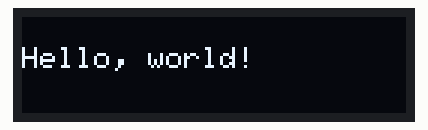
Bench run of a sketch on a simulated Arduino Uno, built with avr-gcc and run on an emulated ATmega328P. On the bench: 128×32 one-colour display. Random numbers use the default seed unless the sketch sets one; what the sketch prints to the serial monitor is not drawn.

Above: at 2.1 s.
At 14.1 s:
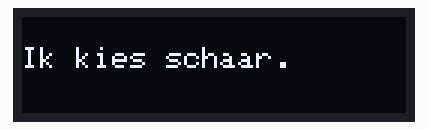
At 24.2 s:
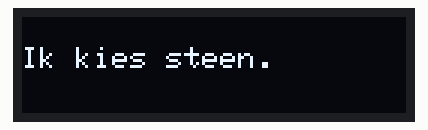
At 34.2 s:
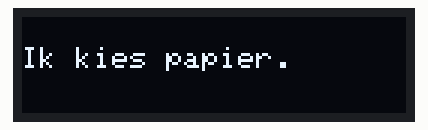

The sketch:

Steen_Papier_Schaar.ino
```cpp
#include <Wire.h>
#include <Adafruit_GFX.h>
#include <Adafruit_SSD1306.h>

#define SCREEN_WIDTH 128 // OLED display width, in pixels
#define SCREEN_HEIGHT 32 // OLED display height, in pixels

// Declaration for an SSD1306 display connected to I2C (SDA, SCL pins)
Adafruit_SSD1306 display(SCREEN_WIDTH, SCREEN_HEIGHT, &Wire, -1);

int number = 0;
void setup() {
  Serial.begin(115200);

  if(!display.begin(SSD1306_SWITCHCAPVCC, 0x3C)) { // Address 0x3D for 128x64
    Serial.println(F("SSD1306 allocation failed"));
    for(;;);
  }
  delay(2000);
  display.clearDisplay();

  display.setTextSize(1);
  display.setTextColor(WHITE);
  display.setCursor(0, 10);
  // Display static text
  display.println("Hello, world!");
  display.display();

}

void loop() {
  number = random(1,4);

Serial.println("-----------");
Serial.println(number);
if (number == 1){
  delay(2000);
  display.clearDisplay();
  display.setTextSize(1);
  display.setTextColor(WHITE);
  display.setCursor(0, 10);
  // Display static text
   display.println("Ik kies papier.");
   display.display();
   }

  if (number == 2){
   delay(2000);
  display.clearDisplay();
  display.setTextSize(1);
  display.setTextColor(WHITE);
  display.setCursor(0, 10);
  // Display static text
   display.println("Ik kies steen.");
   display.display();

  }

  if (number == 3){
  delay(2000);
  display.clearDisplay();
  display.setTextSize(1);
  display.setTextColor(WHITE);
  display.setCursor(0, 10);
  // Display static text
   display.println("Ik kies schaar.");
   display.display();
   }
delay(3000);
}
```

Measured:
- what the display in image 0 shows lasts 2.1 s, from 2.0 s to 4.1 s
- what the display in image 1 shows lasts 10.0 s, from 14.1 s to 24.1 s
- what the display in image 2 shows lasts 5.0 s, from 24.1 s to 29.1 s
